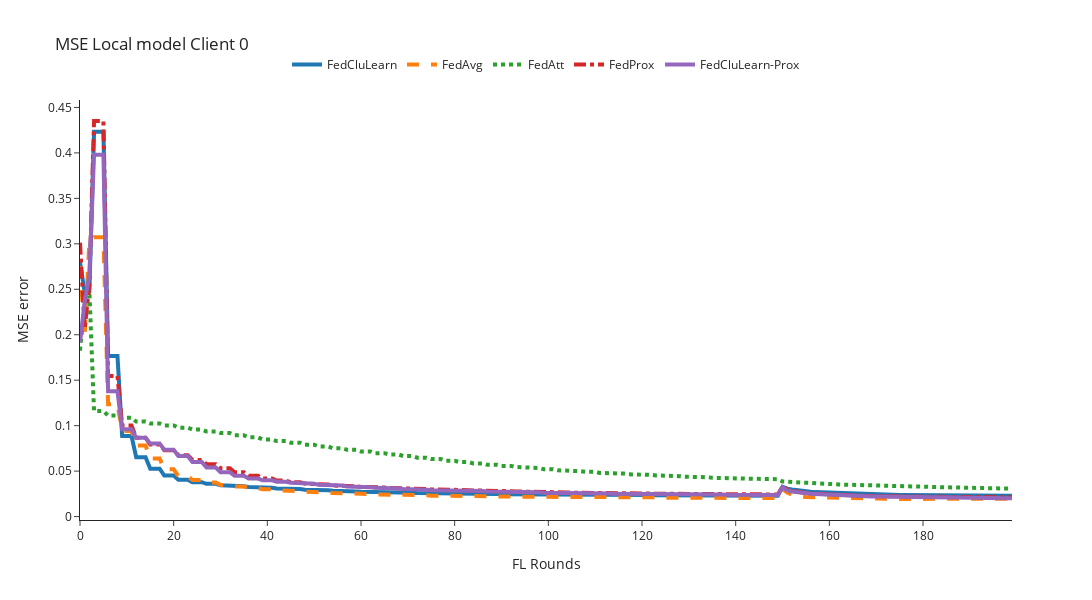
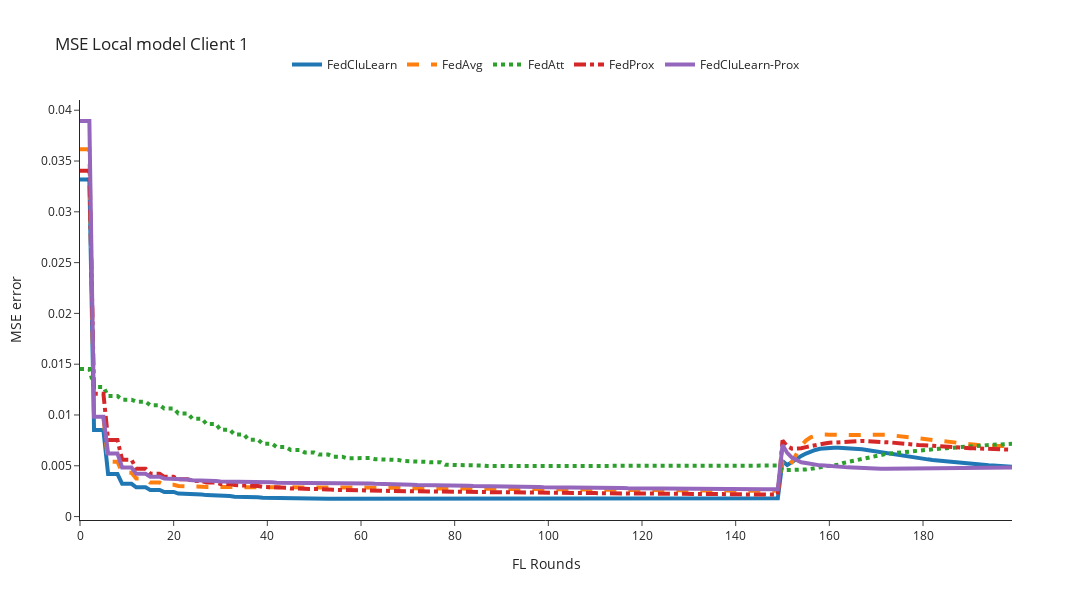
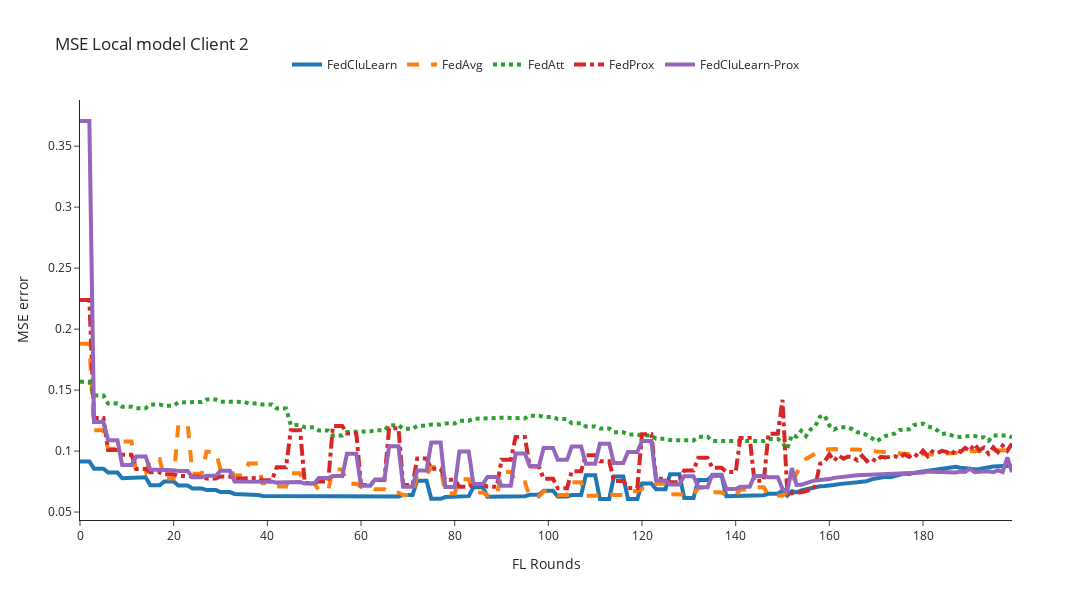

Notebook cell for these charts, in order:
### Code cell
for client_id in [0,1,2]:
    n_rounds, y = preprocessing_results(filenames=local_filenames, client_id=client_id, mse_column='mse')
    plot_plotly(n_rounds, y, title=f'MSE Local model Client {client_id}', y_axis_title='MSE error')

### Figure 1 — Plotly figure (JSON) as saved in the notebook; plotly's stock layout.template omitted (floating-point values rounded to 4 significant figures; data arrays with more than 128 entries replaced by an {"elided": "..."} marker saying what was removed)
{"data": [{"line": {"dash": "solid", "width": 4}, "mode": "lines", "name": "FedCluLearn", "type": "scatter", "x": {"elided": "201 int values"}, "y": {"elided": "200 float values"}}, {"line": {"dash": "dash", "width": 4}, "mode": "lines", "name": "FedAvg", "type": "scatter", "x": {"elided": "201 int values"}, "y": {"elided": "200 float values"}}, {"line": {"dash": "dot", "width": 4}, "mode": "lines", "name": "FedAtt", "type": "scatter", "x": {"elided": "201 int values"}, "y": {"elided": "200 float values"}}, {"line": {"dash": "dashdot", "width": 4}, "mode": "lines", "name": "FedProx", "type": "scatter", "x": {"elided": "201 int values"}, "y": {"elided": "200 float values"}}, {"line": {"dash": "solid", "width": 4}, "mode": "lines", "name": "FedCluLearn-Prox", "type": "scatter", "x": {"elided": "201 int values"}, "y": {"elided": "200 float values"}}], "layout": {"height": 600, "legend": {"orientation": "h", "x": 0.5, "xanchor": "center", "y": 1.05, "yanchor": "bottom"}, "title": {"text": "MSE Local model Client 0"}, "width": 1200, "xaxis": {"autorange": true, "range": [0, 199], "title": {"text": "FL Rounds"}, "type": "linear"}, "yaxis": {"autorange": true, "range": [-0.003769, 0.4582], "title": {"text": "MSE error"}, "type": "linear"}}}

### Figure 2 — Plotly figure (JSON) as saved in the notebook; plotly's stock layout.template omitted (floating-point values rounded to 4 significant figures; data arrays with more than 128 entries replaced by an {"elided": "..."} marker saying what was removed)
{"data": [{"line": {"dash": "solid", "width": 4}, "mode": "lines", "name": "FedCluLearn", "type": "scatter", "x": {"elided": "201 int values"}, "y": {"elided": "200 float values"}}, {"line": {"dash": "dash", "width": 4}, "mode": "lines", "name": "FedAvg", "type": "scatter", "x": {"elided": "201 int values"}, "y": {"elided": "200 float values"}}, {"line": {"dash": "dot", "width": 4}, "mode": "lines", "name": "FedAtt", "type": "scatter", "x": {"elided": "201 int values"}, "y": {"elided": "200 float values"}}, {"line": {"dash": "dashdot", "width": 4}, "mode": "lines", "name": "FedProx", "type": "scatter", "x": {"elided": "201 int values"}, "y": {"elided": "200 float values"}}, {"line": {"dash": "solid", "width": 4}, "mode": "lines", "name": "FedCluLearn-Prox", "type": "scatter", "x": {"elided": "201 int values"}, "y": {"elided": "200 float values"}}], "layout": {"height": 600, "legend": {"orientation": "h", "x": 0.5, "xanchor": "center", "y": 1.05, "yanchor": "bottom"}, "title": {"text": "MSE Local model Client 1"}, "width": 1200, "xaxis": {"autorange": true, "range": [0, 199], "title": {"text": "FL Rounds"}, "type": "linear"}, "yaxis": {"autorange": true, "range": [-0.0003381, 0.04101], "title": {"text": "MSE error"}, "type": "linear"}}}

### Figure 3 — Plotly figure (JSON) as saved in the notebook; plotly's stock layout.template omitted (floating-point values rounded to 4 significant figures; data arrays with more than 128 entries replaced by an {"elided": "..."} marker saying what was removed)
{"data": [{"line": {"dash": "solid", "width": 4}, "mode": "lines", "name": "FedCluLearn", "type": "scatter", "x": {"elided": "201 int values"}, "y": {"elided": "200 float values"}}, {"line": {"dash": "dash", "width": 4}, "mode": "lines", "name": "FedAvg", "type": "scatter", "x": {"elided": "201 int values"}, "y": {"elided": "200 float values"}}, {"line": {"dash": "dot", "width": 4}, "mode": "lines", "name": "FedAtt", "type": "scatter", "x": {"elided": "201 int values"}, "y": {"elided": "200 float values"}}, {"line": {"dash": "dashdot", "width": 4}, "mode": "lines", "name": "FedProx", "type": "scatter", "x": {"elided": "201 int values"}, "y": {"elided": "200 float values"}}, {"line": {"dash": "solid", "width": 4}, "mode": "lines", "name": "FedCluLearn-Prox", "type": "scatter", "x": {"elided": "201 int values"}, "y": {"elided": "200 float values"}}], "layout": {"height": 600, "legend": {"orientation": "h", "x": 0.5, "xanchor": "center", "y": 1.05, "yanchor": "bottom"}, "title": {"text": "MSE Local model Client 2"}, "width": 1200, "xaxis": {"autorange": true, "range": [0, 199], "title": {"text": "FL Rounds"}, "type": "linear"}, "yaxis": {"autorange": true, "range": [0.04348, 0.3878], "title": {"text": "MSE error"}, "type": "linear"}}}
